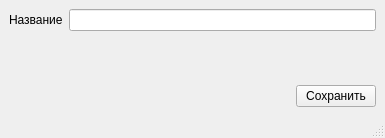
<?xml version="1.0" encoding="UTF-8"?>
<ui version="4.0">
 <class>MainWindow</class>
 <widget class="QMainWindow" name="MainWindow">
  <property name="geometry">
   <rect>
    <x>0</x>
    <y>0</y>
    <width>385</width>
    <height>138</height>
   </rect>
  </property>
  <property name="windowTitle">
   <string>Создание жанра</string>
  </property>
  <widget class="QWidget" name="centralwidget">
   <layout class="QVBoxLayout" name="verticalLayout">
    <item>
     <layout class="QFormLayout" name="formLayout">
      <item row="0" column="0">
       <widget class="QLabel" name="label">
        <property name="text">
         <string>Название</string>
        </property>
       </widget>
      </item>
      <item row="0" column="1">
       <widget class="QLineEdit" name="title"/>
      </item>
     </layout>
    </item>
    <item>
     <layout class="QHBoxLayout" name="horizontalLayout">
      <item>
       <spacer name="horizontalSpacer">
        <property name="orientation">
         <enum>Qt::Horizontal</enum>
        </property>
        <property name="sizeHint" stdset="0">
         <size>
          <width>40</width>
          <height>20</height>
         </size>
        </property>
       </spacer>
      </item>
      <item>
       <widget class="QPushButton" name="saveButton">
        <property name="text">
         <string>Сохранить</string>
        </property>
       </widget>
      </item>
     </layout>
    </item>
   </layout>
  </widget>
  <widget class="QMenuBar" name="menubar">
   <property name="geometry">
    <rect>
     <x>0</x>
     <y>0</y>
     <width>385</width>
     <height>26</height>
    </rect>
   </property>
  </widget>
  <widget class="QStatusBar" name="statusbar"/>
 </widget>
 <resources/>
 <connections/>
</ui>
